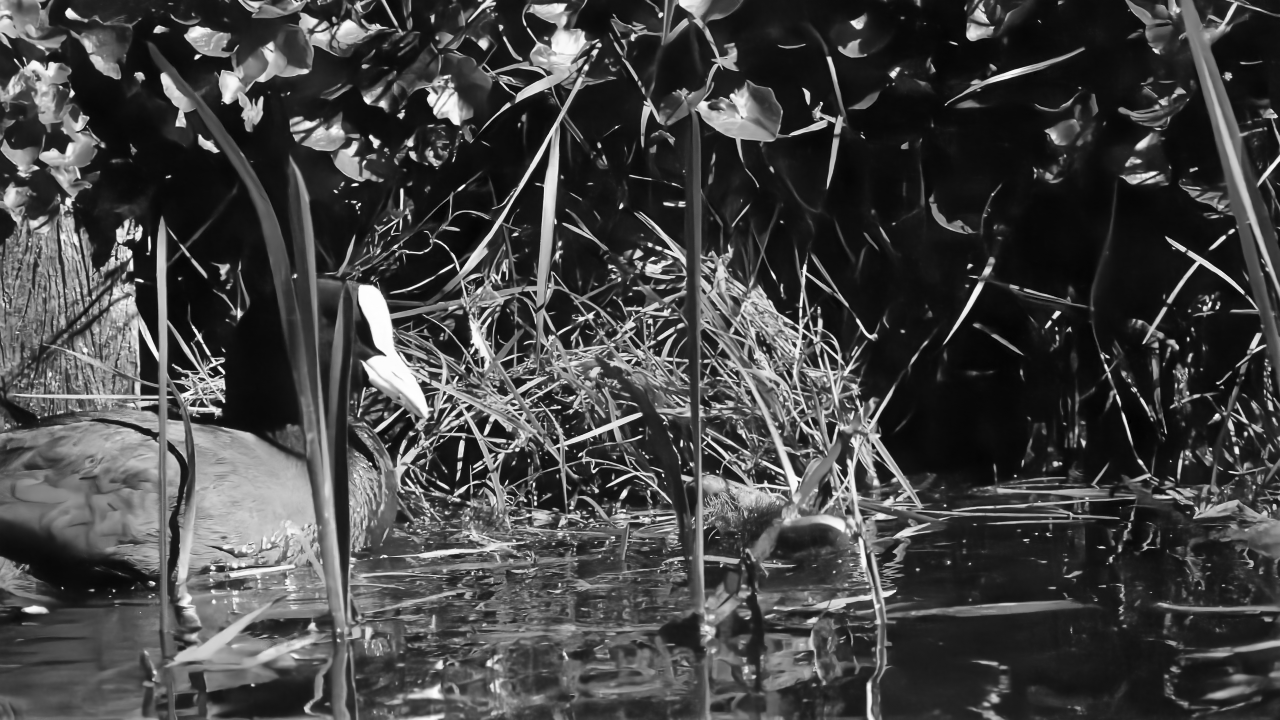
#> input picture images/tip20denoise_after.png, 1280 x 720 px
$ python cut_image.py
#> lines starting #> are read from the running program, lines starting #| are printed output that depends on the picture
import imageio

name_list = ['images/tip20denoise_after.png', 'images/tip20denoise_before.png']
for name in name_list:
    img = imageio.imread(name)
#> img is the input picture: shape (720, 1280); min 0, max 255, mean 67.2
    img = img[0:img.shape[0], 0:img.shape[0]]
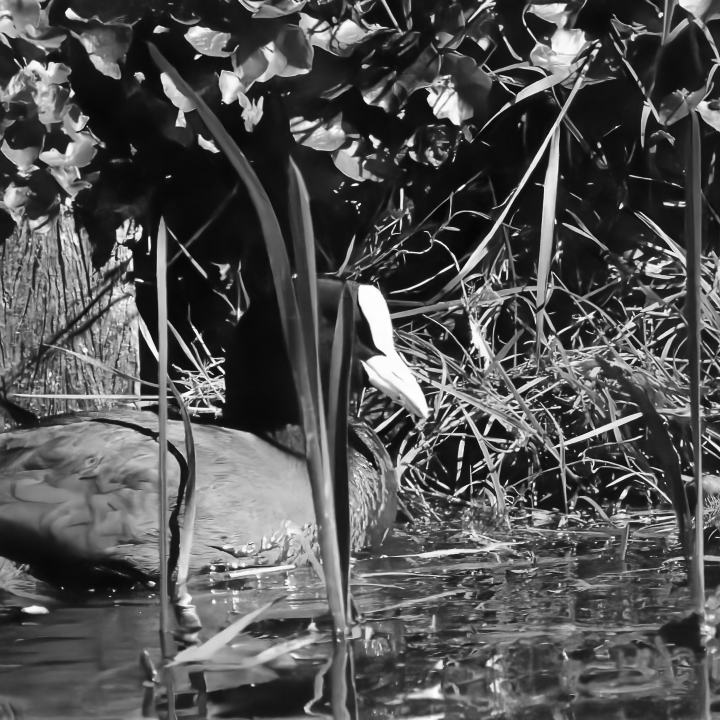
#> img: shape (720, 720); min 0, max 255, mean 82.2
    imageio.imwrite(name[:-4]+'_cut.png', img)
#> pass 2 of the loop `for name in name_list:`:
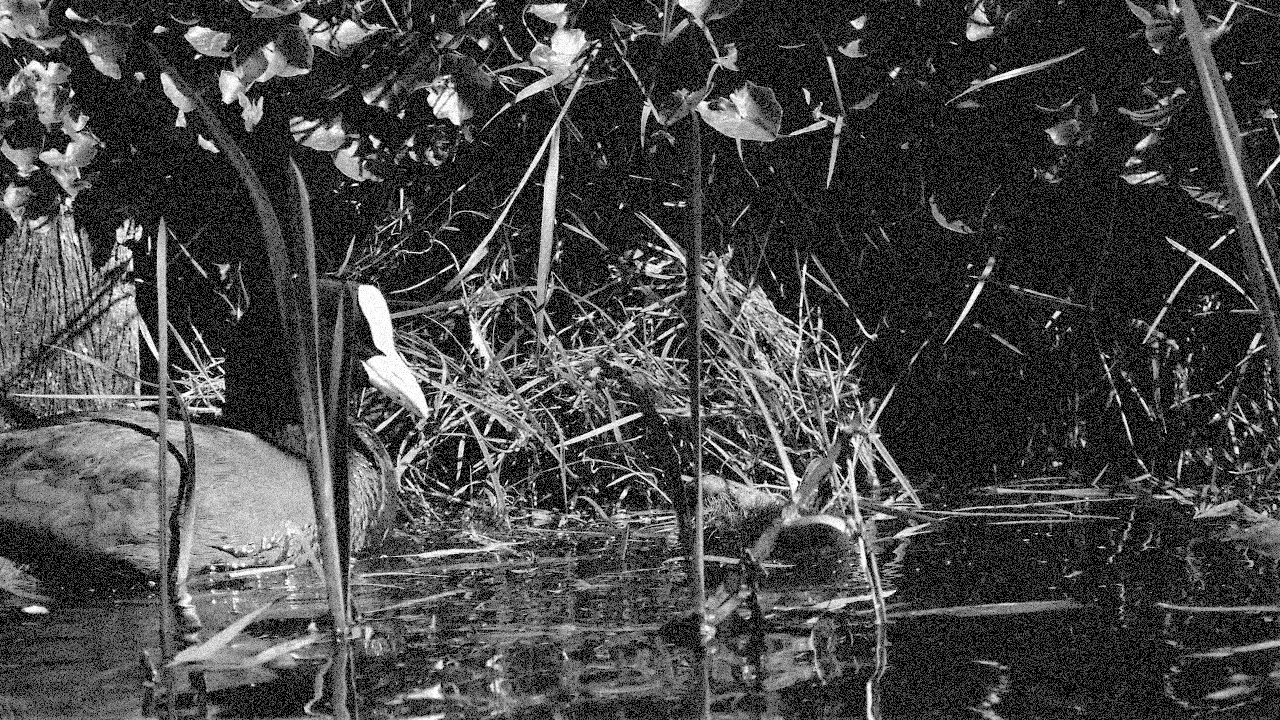
#> input picture images/tip20denoise_before.png, 1280 x 720 px
#> img is the input picture: shape (720, 1280); min 0, max 255, mean 70.5
#> `img = img[0:img.shape[0], 0:img.shape[0]]`:
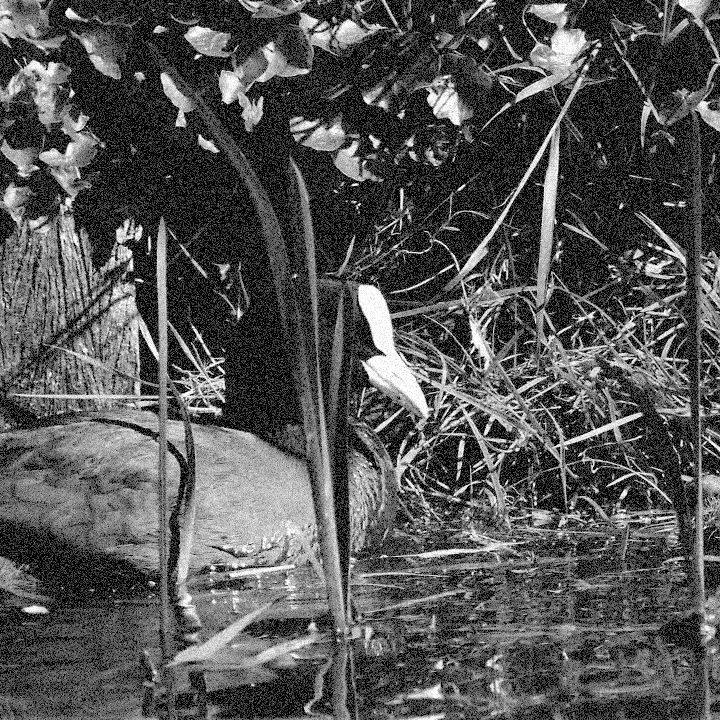
#> img: shape (720, 720); min 0, max 255, mean 83.3
